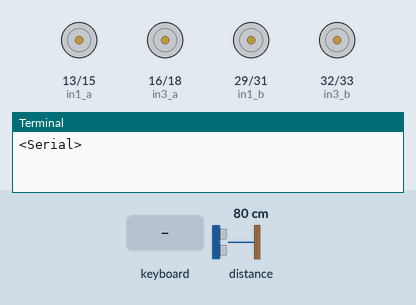
Bench run of a program on a simulated Raspberry Pi (header pin numbers). On the bench: motor-driver pin pairs drawn as motors (green arrow = first pin HIGH = forward, orange = second pin HIGH = backward, longer = more drive), the last lines printed to the terminal. The test bench sets the inputs (shaded band); at power-on: distance to the obstacle 80 cm. The clock reads 2024-03-15 10:24:30 at power-on unless the program sets it; random numbers come from a fixed seed; the camera gives no picture and a still takes 0.5 s; the pygame window is not drawn.

Above: at 1.2 s.
1.3 s: key "p" typed on the keyboard
At 2.6 s:
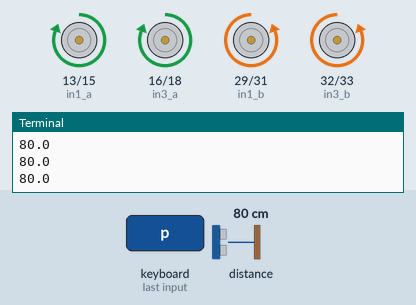
2.9 s: distance to the obstacle set to 40 cm
4.4 s: distance to the obstacle set to 33 cm
At 6.5 s:
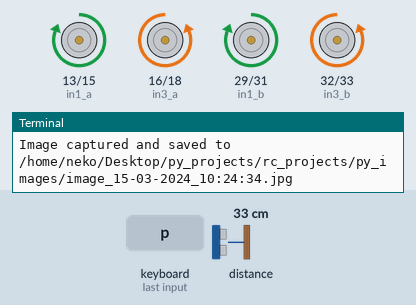
7.4 s: distance to the obstacle set to 60 cm
At 10.1 s:
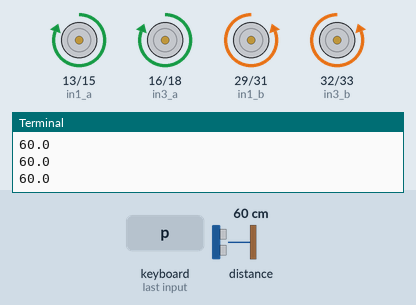
10.4 s: distance to the obstacle set to 2 cm
At 11.1 s:
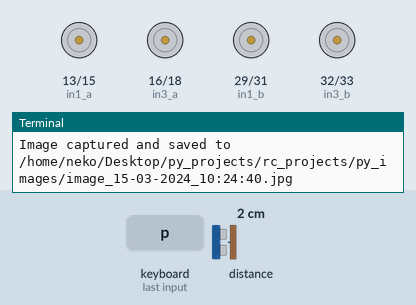
Timing chart, 0 to 13.6 s (numbered marks = the images above; inputs shaded):
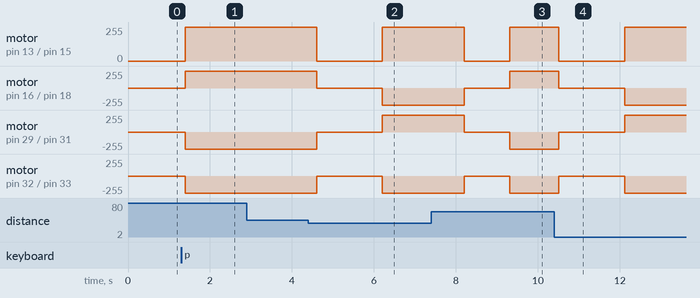

Measured:
- the behaviour switches between 36 and 35 cm on distance to the obstacle (found by bisection; images 1 and 2)
- after the input at 1.3 s, motor on pin 13 (in1_a) / pin 15 (in2_a), motor on pin 16 (in3_a) / pin 18 (in4_a): stopped → forward 255/255 after 0.10 s; motor on pin 29 (in1_b) / pin 31 (in2_b), motor on pin 32 (in3_b) / pin 33 (in4_b): stopped → backward 255/255 after 0.10 s
- after the input at 4.4 s, motor on pin 13 (in1_a) / pin 15 (in2_a): forward 255/255 → stopped after 0.21 s, → forward 255/255 1.6 s later; motor on pin 16 (in3_a) / pin 18 (in4_a): forward 255/255 → stopped after 0.21 s, → backward 255/255 1.6 s later
- after the input at 7.4 s, motor on pin 13 (in1_a) / pin 15 (in2_a): forward 255/255 → stopped after 0.81 s, → forward 255/255 1.1 s later; motor on pin 16 (in3_a) / pin 18 (in4_a): backward 255/255 → stopped after 0.81 s, → forward 255/255 1.1 s later
- after the input at 10.4 s, motor on pin 13 (in1_a) / pin 15 (in2_a): forward 255/255 → stopped after 0.11 s, → forward 255/255 1.6 s later; motor on pin 16 (in3_a) / pin 18 (in4_a): forward 255/255 → stopped after 0.11 s, → backward 255/255 1.6 s later

The program:

run_neko.py
```python
# Importing necessary libraries

import RPi.GPIO as GPIO
import adafruit_us100
import serial
import pygame
from picamera import PiCamera
import random
import time
import sys

# Setting up GPIO nummbering to physcial pin numbers
GPIO.setmode(GPIO.BOARD)

# Defining UART pins for ultrasonic sensor
uart = serial.Serial("/dev/ttyS0", baudrate=9600, timeout=3)
print(uart)
us100 = adafruit_us100.US100(uart)

# Motor driver a pins
in1_a = 13
in2_a = 15
in3_a = 16
in4_a = 18

# Motor driver b pins
in1_b = 29
in2_b = 31
in3_b = 32
in4_b = 33

# Setting motor pins
GPIO.setup(in1_a, GPIO.OUT)
GPIO.setup(in2_a, GPIO.OUT)
GPIO.setup(in3_a, GPIO.OUT)
GPIO.setup(in4_a, GPIO.OUT)
GPIO.setup(in1_b, GPIO.OUT)
GPIO.setup(in2_b, GPIO.OUT)
GPIO.setup(in3_b, GPIO.OUT)
GPIO.setup(in4_b, GPIO.OUT)

# Initializing pygame
pygame.init()

# Setting up pygame display
pygame.display.set_mode((500, 500))
pygame.display.set_caption('AI RC')

# Setting direction flags
forward = False
backward = False
left = False
right = False
nw_direction = False
ne_direction = False
sw_direction = False
se_direction = False
rotate_left = False
rotate_right = False

# Defining functions for movement
def moveForward():
    GPIO.output(in1_a, GPIO.HIGH)
    GPIO.output(in2_a, GPIO.LOW)
    GPIO.output(in3_a, GPIO.HIGH)
    GPIO.output(in4_a, GPIO.LOW)

    GPIO.output(in1_b, GPIO.LOW)
    GPIO.output(in2_b, GPIO.HIGH)
    GPIO.output(in3_b, GPIO.LOW)
    GPIO.output(in4_b, GPIO.HIGH)

def moveBackward():
    GPIO.output(in1_a, GPIO.LOW)
    GPIO.output(in2_a, GPIO.HIGH)
    GPIO.output(in3_a, GPIO.LOW)
    GPIO.output(in4_a, GPIO.HIGH)

    GPIO.output(in1_b, GPIO.HIGH)
    GPIO.output(in2_b, GPIO.LOW)
    GPIO.output(in3_b, GPIO.HIGH)
    GPIO.output(in4_b, GPIO.LOW)

def moveLeft():
    GPIO.output(in1_a, GPIO.LOW)
    GPIO.output(in2_a, GPIO.HIGH)
    GPIO.output(in3_a, GPIO.HIGH)
    GPIO.output(in4_a, GPIO.LOW)

    GPIO.output(in1_b, GPIO.HIGH)
    GPIO.output(in2_b, GPIO.LOW)
    GPIO.output(in3_b, GPIO.LOW)
    GPIO.output(in4_b, GPIO.HIGH)

def moveRight():
    GPIO.output(in1_a, GPIO.HIGH)
    GPIO.output(in2_a, GPIO.LOW)
    GPIO.output(in3_a, GPIO.LOW)
    GPIO.output(in4_a, GPIO.HIGH)

    GPIO.output(in1_b, GPIO.LOW)
    GPIO.output(in2_b, GPIO.HIGH)
    GPIO.output(in3_b, GPIO.HIGH)
    GPIO.output(in4_b, GPIO.LOW)

def moveNW():
    GPIO.output(in1_a, GPIO.LOW)
    GPIO.output(in2_a, GPIO.LOW)
    GPIO.output(in3_a, GPIO.HIGH)
    GPIO.output(in4_a, GPIO.LOW)

    GPIO.output(in1_b, GPIO.LOW)
    GPIO.output(in2_b, GPIO.LOW)
    GPIO.output(in3_b, GPIO.LOW)
    GPIO.output(in4_b, GPIO.HIGH)

def moveNE():
    GPIO.output(in1_a, GPIO.HIGH)
    GPIO.output(in2_a, GPIO.LOW)
    GPIO.output(in3_a, GPIO.LOW)
    GPIO.output(in4_a, GPIO.LOW)

    GPIO.output(in1_b, GPIO.LOW)
    GPIO.output(in2_b, GPIO.HIGH)
    GPIO.output(in3_b, GPIO.LOW)
    GPIO.output(in4_b, GPIO.LOW)

def moveSW():
    GPIO.output(in1_a, GPIO.LOW)
    GPIO.output(in2_a, GPIO.HIGH)
    GPIO.output(in3_a, GPIO.LOW)
    GPIO.output(in4_a, GPIO.LOW)

    GPIO.output(in1_b, GPIO.HIGH)
    GPIO.output(in2_b, GPIO.LOW)
    GPIO.output(in3_b, GPIO.LOW)
    GPIO.output(in4_b, GPIO.LOW)

def moveSE():
    GPIO.output(in1_a, GPIO.LOW)
    GPIO.output(in2_a, GPIO.LOW)
    GPIO.output(in3_a, GPIO.LOW)
    GPIO.output(in4_a, GPIO.HIGH)

    GPIO.output(in1_b, GPIO.LOW)
    GPIO.output(in2_b, GPIO.LOW)
    GPIO.output(in3_b, GPIO.HIGH)
    GPIO.output(in4_b, GPIO.LOW)

def rotateLeft():
    GPIO.output(in1_a, GPIO.HIGH)
    GPIO.output(in2_a, GPIO.LOW)
    GPIO.output(in3_a, GPIO.LOW)
    GPIO.output(in4_a, GPIO.HIGH)

    GPIO.output(in1_b, GPIO.HIGH)
    GPIO.output(in2_b, GPIO.LOW)
    GPIO.output(in3_b, GPIO.LOW)
    GPIO.output(in4_b, GPIO.HIGH)

def rotateRight():
    GPIO.output(in1_a, GPIO.LOW)
    GPIO.output(in2_a, GPIO.HIGH)
    GPIO.output(in3_a, GPIO.HIGH)
    GPIO.output(in4_a, GPIO.LOW)

    GPIO.output(in1_b, GPIO.LOW)
    GPIO.output(in2_b, GPIO.HIGH)
    GPIO.output(in3_b, GPIO.HIGH)
    GPIO.output(in4_b, GPIO.LOW)

def stop():
    GPIO.output(in1_a, GPIO.LOW)
    GPIO.output(in2_a, GPIO.LOW)
    GPIO.output(in3_a, GPIO.LOW)
    GPIO.output(in4_a, GPIO.LOW)

    GPIO.output(in1_b, GPIO.LOW)
    GPIO.output(in2_b, GPIO.LOW)
    GPIO.output(in3_b, GPIO.LOW)
    GPIO.output(in4_b, GPIO.LOW)

# Setting up picamera
camera = PiCamera()
#camera.rotation = 180
camera.resolution = (1920, 1080)

# Providing directory location to save pictures
save_directory = "/home/neko/Desktop/py_projects/rc_projects/py_images"

# Defining function for image capture
def captureImage():
    timestamp = time.strftime("%d-%m-%Y_%H:%M:%S")
    image_path = f"{save_directory}/image_{timestamp}.jpg"
    print('Capturing Image...')
    camera.capture(image_path)
    print(f"Image captured and saved to {image_path}")

random_rotate_direction = [rotateLeft, rotateRight]

try:
    # Setting up infinite loop script
    while True:
        # Setting up pygame for acquiring keyboard events
        for event in pygame.event.get():
            if event.type == pygame.QUIT:  # if case for exiting program safely
                GPIO.cleanup()
                pygame.quit()
                sys.exit()

            # Acquiring keydown events from keyboard for diffent direction
            if event.type == pygame.KEYDOWN:
                if event.key == pygame.K_KP8:
                    forward = True
                if event.key == pygame.K_KP2:
                    backward = True
                if event.key == pygame.K_KP4:
                    left = True
                if event.key == pygame.K_KP6:
                    right = True

                if event.key == pygame.K_KP7:
                    nw_direction = True
                if event.key == pygame.K_KP9:
                    ne_direction = True
                if event.key == pygame.K_KP1:
                    sw_direction = True
                if event.key == pygame.K_KP3:
                    se_direction = True
                if event.key == pygame.K_KP5:
                    stop()

                if event.key == pygame.K_a:
                    rotate_left = True
                if event.key == pygame.K_d:
                    rotate_right = True

                # Keydown event for image capture
                if event.key == pygame.K_o:
                    captureImage()

                # Keydown event for obstacle detection
                if event.key == pygame.K_p:
                    auto_mode = True

                    # Loop block for directional navigation with US 100
                    while auto_mode:
                        distance = us100.distance
                        time.sleep(0.1)
                        print(distance)
                        if distance <= 35:
                            rndir = random.choice(random_rotate_direction)
                            stop()
                            captureImage()
                            time.sleep(1)
                            while True:
                                distance = us100.distance
                                time.sleep(0.1)
                                rndir()
                                time.sleep(0.1)
                                if distance > 35:
                                    rndir()
                                    time.sleep(0.5)
                                    stop()
                                    time.sleep(1)
                                    break
                        else:
                            moveForward()
                            time.sleep(0.1)
                        # Keydown event to stop obstacle detection and revert to manual
                        for event in pygame.event.get():
                            if event.type == pygame.KEYDOWN:
                                if event.key == pygame.K_p:
                                    auto_mode = False

            # Acquiring Keyup event to detect stop inputs
            if event.type == pygame.KEYUP:
                forward = backward = left = right = nw_direction = ne_direction = sw_direction = se_direction = rotate_left = rotate_right = False
                stop()

        # if cases for each direction
        if forward:
            moveForward()

        if backward:
            moveBackward()

        if left:
            moveLeft()

        if right:
            moveRight()

        if nw_direction:
            moveNW()

        if ne_direction:
            moveNE()

        if sw_direction:
            moveSW()

        if se_direction:
            moveSE()

        if rotate_left:
            rotateLeft()

        if rotate_right:
            rotateRight()

# Exception block to stop program with Keyboard interrupt(ctrl+c) and cleaning up Rpi
except KeyboardInterrupt:
    camera.close()
    GPIO.cleanup()
```
